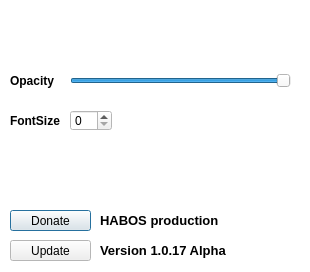
<?xml version="1.0" encoding="UTF-8"?>
<ui version="4.0">
 <class>Setting</class>
 <widget class="QDialog" name="Setting">
  <property name="geometry">
   <rect>
    <x>0</x>
    <y>0</y>
    <width>310</width>
    <height>272</height>
   </rect>
  </property>
  <property name="palette">
   <palette>
    <active>
     <colorrole role="Base">
      <brush brushstyle="SolidPattern">
       <color alpha="255">
        <red>255</red>
        <green>255</green>
        <blue>255</blue>
       </color>
      </brush>
     </colorrole>
     <colorrole role="Window">
      <brush brushstyle="SolidPattern">
       <color alpha="255">
        <red>255</red>
        <green>255</green>
        <blue>255</blue>
       </color>
      </brush>
     </colorrole>
    </active>
    <inactive>
     <colorrole role="Base">
      <brush brushstyle="SolidPattern">
       <color alpha="255">
        <red>255</red>
        <green>255</green>
        <blue>255</blue>
       </color>
      </brush>
     </colorrole>
     <colorrole role="Window">
      <brush brushstyle="SolidPattern">
       <color alpha="255">
        <red>255</red>
        <green>255</green>
        <blue>255</blue>
       </color>
      </brush>
     </colorrole>
    </inactive>
    <disabled>
     <colorrole role="Base">
      <brush brushstyle="SolidPattern">
       <color alpha="255">
        <red>255</red>
        <green>255</green>
        <blue>255</blue>
       </color>
      </brush>
     </colorrole>
     <colorrole role="Window">
      <brush brushstyle="SolidPattern">
       <color alpha="255">
        <red>255</red>
        <green>255</green>
        <blue>255</blue>
       </color>
      </brush>
     </colorrole>
    </disabled>
   </palette>
  </property>
  <property name="windowTitle">
   <string>Setting</string>
  </property>
  <property name="windowIcon">
   <iconset resource="Resource/resource.qrc">
    <normaloff>:/new/ICON/setting.png</normaloff>:/new/ICON/setting.png</iconset>
  </property>
  <widget class="QPushButton" name="theme_white">
   <property name="geometry">
    <rect>
     <x>10</x>
     <y>10</y>
     <width>51</width>
     <height>51</height>
    </rect>
   </property>
   <property name="palette">
    <palette>
     <active>
      <colorrole role="WindowText">
       <brush brushstyle="SolidPattern">
        <color alpha="255">
         <red>0</red>
         <green>0</green>
         <blue>0</blue>
        </color>
       </brush>
      </colorrole>
      <colorrole role="Button">
       <brush brushstyle="SolidPattern">
        <color alpha="255">
         <red>255</red>
         <green>255</green>
         <blue>255</blue>
        </color>
       </brush>
      </colorrole>
      <colorrole role="Light">
       <brush brushstyle="SolidPattern">
        <color alpha="255">
         <red>255</red>
         <green>255</green>
         <blue>255</blue>
        </color>
       </brush>
      </colorrole>
      <colorrole role="Midlight">
       <brush brushstyle="SolidPattern">
        <color alpha="255">
         <red>255</red>
         <green>255</green>
         <blue>255</blue>
        </color>
       </brush>
      </colorrole>
      <colorrole role="Dark">
       <brush brushstyle="SolidPattern">
        <color alpha="255">
         <red>127</red>
         <green>127</green>
         <blue>127</blue>
        </color>
       </brush>
      </colorrole>
      <colorrole role="Mid">
       <brush brushstyle="SolidPattern">
        <color alpha="255">
         <red>170</red>
         <green>170</green>
         <blue>170</blue>
        </color>
       </brush>
      </colorrole>
      <colorrole role="Text">
       <brush brushstyle="SolidPattern">
        <color alpha="255">
         <red>0</red>
         <green>0</green>
         <blue>0</blue>
        </color>
       </brush>
      </colorrole>
      <colorrole role="BrightText">
       <brush brushstyle="SolidPattern">
        <color alpha="255">
         <red>255</red>
         <green>255</green>
         <blue>255</blue>
        </color>
       </brush>
      </colorrole>
      <colorrole role="ButtonText">
       <brush brushstyle="SolidPattern">
        <color alpha="255">
         <red>0</red>
         <green>0</green>
         <blue>0</blue>
        </color>
       </brush>
      </colorrole>
      <colorrole role="Base">
       <brush brushstyle="SolidPattern">
        <color alpha="255">
         <red>255</red>
         <green>255</green>
         <blue>255</blue>
        </color>
       </brush>
      </colorrole>
      <colorrole role="Window">
       <brush brushstyle="SolidPattern">
        <color alpha="255">
         <red>255</red>
         <green>255</green>
         <blue>255</blue>
        </color>
       </brush>
      </colorrole>
      <colorrole role="Shadow">
       <brush brushstyle="SolidPattern">
        <color alpha="255">
         <red>0</red>
         <green>0</green>
         <blue>0</blue>
        </color>
       </brush>
      </colorrole>
      <colorrole role="AlternateBase">
       <brush brushstyle="SolidPattern">
        <color alpha="255">
         <red>255</red>
         <green>255</green>
         <blue>255</blue>
        </color>
       </brush>
      </colorrole>
      <colorrole role="ToolTipBase">
       <brush brushstyle="SolidPattern">
        <color alpha="255">
         <red>255</red>
         <green>255</green>
         <blue>220</blue>
        </color>
       </brush>
      </colorrole>
      <colorrole role="ToolTipText">
       <brush brushstyle="SolidPattern">
        <color alpha="255">
         <red>0</red>
         <green>0</green>
         <blue>0</blue>
        </color>
       </brush>
      </colorrole>
     </active>
     <inactive>
      <colorrole role="WindowText">
       <brush brushstyle="SolidPattern">
        <color alpha="255">
         <red>0</red>
         <green>0</green>
         <blue>0</blue>
        </color>
       </brush>
      </colorrole>
      <colorrole role="Button">
       <brush brushstyle="SolidPattern">
        <color alpha="255">
         <red>255</red>
         <green>255</green>
         <blue>255</blue>
        </color>
       </brush>
      </colorrole>
      <colorrole role="Light">
       <brush brushstyle="SolidPattern">
        <color alpha="255">
         <red>255</red>
         <green>255</green>
         <blue>255</blue>
        </color>
       </brush>
      </colorrole>
      <colorrole role="Midlight">
       <brush brushstyle="SolidPattern">
        <color alpha="255">
         <red>255</red>
         <green>255</green>
         <blue>255</blue>
        </color>
       </brush>
      </colorrole>
      <colorrole role="Dark">
       <brush brushstyle="SolidPattern">
        <color alpha="255">
         <red>127</red>
         <green>127</green>
         <blue>127</blue>
        </color>
       </brush>
      </colorrole>
      <colorrole role="Mid">
       <brush brushstyle="SolidPattern">
        <color alpha="255">
         <red>170</red>
         <green>170</green>
         <blue>170</blue>
        </color>
       </brush>
      </colorrole>
      <colorrole role="Text">
       <brush brushstyle="SolidPattern">
        <color alpha="255">
         <red>0</red>
         <green>0</green>
         <blue>0</blue>
        </color>
       </brush>
      </colorrole>
      <colorrole role="BrightText">
       <brush brushstyle="SolidPattern">
        <color alpha="255">
         <red>255</red>
         <green>255</green>
         <blue>255</blue>
        </color>
       </brush>
      </colorrole>
      <colorrole role="ButtonText">
       <brush brushstyle="SolidPattern">
        <color alpha="255">
         <red>0</red>
         <green>0</green>
         <blue>0</blue>
        </color>
       </brush>
      </colorrole>
      <colorrole role="Base">
       <brush brushstyle="SolidPattern">
        <color alpha="255">
         <red>255</red>
         <green>255</green>
         <blue>255</blue>
        </color>
       </brush>
      </colorrole>
      <colorrole role="Window">
       <brush brushstyle="SolidPattern">
        <color alpha="255">
         <red>255</red>
         <green>255</green>
         <blue>255</blue>
        </color>
       </brush>
      </colorrole>
      <colorrole role="Shadow">
       <brush brushstyle="SolidPattern">
        <color alpha="255">
         <red>0</red>
         <green>0</green>
         <blue>0</blue>
        </color>
       </brush>
      </colorrole>
      <colorrole role="AlternateBase">
       <brush brushstyle="SolidPattern">
        <color alpha="255">
         <red>255</red>
         <green>255</green>
         <blue>255</blue>
        </color>
       </brush>
      </colorrole>
      <colorrole role="ToolTipBase">
       <brush brushstyle="SolidPattern">
        <color alpha="255">
         <red>255</red>
         <green>255</green>
         <blue>220</blue>
        </color>
       </brush>
      </colorrole>
      <colorrole role="ToolTipText">
       <brush brushstyle="SolidPattern">
        <color alpha="255">
         <red>0</red>
         <green>0</green>
         <blue>0</blue>
        </color>
       </brush>
      </colorrole>
     </inactive>
     <disabled>
      <colorrole role="WindowText">
       <brush brushstyle="SolidPattern">
        <color alpha="255">
         <red>127</red>
         <green>127</green>
         <blue>127</blue>
        </color>
       </brush>
      </colorrole>
      <colorrole role="Button">
       <brush brushstyle="SolidPattern">
        <color alpha="255">
         <red>255</red>
         <green>255</green>
         <blue>255</blue>
        </color>
       </brush>
      </colorrole>
      <colorrole role="Light">
       <brush brushstyle="SolidPattern">
        <color alpha="255">
         <red>255</red>
         <green>255</green>
         <blue>255</blue>
        </color>
       </brush>
      </colorrole>
      <colorrole role="Midlight">
       <brush brushstyle="SolidPattern">
        <color alpha="255">
         <red>255</red>
         <green>255</green>
         <blue>255</blue>
        </color>
       </brush>
      </colorrole>
      <colorrole role="Dark">
       <brush brushstyle="SolidPattern">
        <color alpha="255">
         <red>127</red>
         <green>127</green>
         <blue>127</blue>
        </color>
       </brush>
      </colorrole>
      <colorrole role="Mid">
       <brush brushstyle="SolidPattern">
        <color alpha="255">
         <red>170</red>
         <green>170</green>
         <blue>170</blue>
        </color>
       </brush>
      </colorrole>
      <colorrole role="Text">
       <brush brushstyle="SolidPattern">
        <color alpha="255">
         <red>127</red>
         <green>127</green>
         <blue>127</blue>
        </color>
       </brush>
      </colorrole>
      <colorrole role="BrightText">
       <brush brushstyle="SolidPattern">
        <color alpha="255">
         <red>255</red>
         <green>255</green>
         <blue>255</blue>
        </color>
       </brush>
      </colorrole>
      <colorrole role="ButtonText">
       <brush brushstyle="SolidPattern">
        <color alpha="255">
         <red>127</red>
         <green>127</green>
         <blue>127</blue>
        </color>
       </brush>
      </colorrole>
      <colorrole role="Base">
       <brush brushstyle="SolidPattern">
        <color alpha="255">
         <red>255</red>
         <green>255</green>
         <blue>255</blue>
        </color>
       </brush>
      </colorrole>
      <colorrole role="Window">
       <brush brushstyle="SolidPattern">
        <color alpha="255">
         <red>255</red>
         <green>255</green>
         <blue>255</blue>
        </color>
       </brush>
      </colorrole>
      <colorrole role="Shadow">
       <brush brushstyle="SolidPattern">
        <color alpha="255">
         <red>0</red>
         <green>0</green>
         <blue>0</blue>
        </color>
       </brush>
      </colorrole>
      <colorrole role="AlternateBase">
       <brush brushstyle="SolidPattern">
        <color alpha="255">
         <red>255</red>
         <green>255</green>
         <blue>255</blue>
        </color>
       </brush>
      </colorrole>
      <colorrole role="ToolTipBase">
       <brush brushstyle="SolidPattern">
        <color alpha="255">
         <red>255</red>
         <green>255</green>
         <blue>220</blue>
        </color>
       </brush>
      </colorrole>
      <colorrole role="ToolTipText">
       <brush brushstyle="SolidPattern">
        <color alpha="255">
         <red>0</red>
         <green>0</green>
         <blue>0</blue>
        </color>
       </brush>
      </colorrole>
     </disabled>
    </palette>
   </property>
   <property name="text">
    <string/>
   </property>
   <property name="icon">
    <iconset resource="Resource/resource.qrc">
     <normaloff>:/new/UI/W_Circle.png</normaloff>:/new/UI/W_Circle.png</iconset>
   </property>
   <property name="iconSize">
    <size>
     <width>50</width>
     <height>50</height>
    </size>
   </property>
   <property name="autoDefault">
    <bool>false</bool>
   </property>
   <property name="default">
    <bool>false</bool>
   </property>
   <property name="flat">
    <bool>true</bool>
   </property>
  </widget>
  <widget class="QPushButton" name="theme_yellow">
   <property name="geometry">
    <rect>
     <x>70</x>
     <y>10</y>
     <width>51</width>
     <height>51</height>
    </rect>
   </property>
   <property name="text">
    <string/>
   </property>
   <property name="icon">
    <iconset resource="Resource/resource.qrc">
     <normaloff>:/new/UI/Y_Circle.png</normaloff>:/new/UI/Y_Circle.png</iconset>
   </property>
   <property name="iconSize">
    <size>
     <width>50</width>
     <height>50</height>
    </size>
   </property>
   <property name="autoDefault">
    <bool>false</bool>
   </property>
   <property name="flat">
    <bool>true</bool>
   </property>
  </widget>
  <widget class="QPushButton" name="theme_pink">
   <property name="geometry">
    <rect>
     <x>130</x>
     <y>10</y>
     <width>51</width>
     <height>51</height>
    </rect>
   </property>
   <property name="text">
    <string/>
   </property>
   <property name="icon">
    <iconset resource="Resource/resource.qrc">
     <normaloff>:/new/UI/P_Circle.png</normaloff>:/new/UI/P_Circle.png</iconset>
   </property>
   <property name="iconSize">
    <size>
     <width>50</width>
     <height>50</height>
    </size>
   </property>
   <property name="autoDefault">
    <bool>false</bool>
   </property>
   <property name="flat">
    <bool>true</bool>
   </property>
  </widget>
  <widget class="QPushButton" name="theme_blue">
   <property name="geometry">
    <rect>
     <x>190</x>
     <y>10</y>
     <width>51</width>
     <height>51</height>
    </rect>
   </property>
   <property name="text">
    <string/>
   </property>
   <property name="icon">
    <iconset resource="Resource/resource.qrc">
     <normaloff>:/new/UI/B_Circle.png</normaloff>:/new/UI/B_Circle.png</iconset>
   </property>
   <property name="iconSize">
    <size>
     <width>50</width>
     <height>50</height>
    </size>
   </property>
   <property name="autoDefault">
    <bool>false</bool>
   </property>
   <property name="flat">
    <bool>true</bool>
   </property>
  </widget>
  <widget class="QPushButton" name="theme_green">
   <property name="geometry">
    <rect>
     <x>250</x>
     <y>10</y>
     <width>51</width>
     <height>51</height>
    </rect>
   </property>
   <property name="text">
    <string/>
   </property>
   <property name="icon">
    <iconset resource="Resource/resource.qrc">
     <normaloff>:/new/UI/G_Circle.png</normaloff>:/new/UI/G_Circle.png</iconset>
   </property>
   <property name="iconSize">
    <size>
     <width>50</width>
     <height>50</height>
    </size>
   </property>
   <property name="autoDefault">
    <bool>false</bool>
   </property>
   <property name="flat">
    <bool>true</bool>
   </property>
  </widget>
  <widget class="QSlider" name="horizontalSlider">
   <property name="geometry">
    <rect>
     <x>70</x>
     <y>70</y>
     <width>221</width>
     <height>21</height>
    </rect>
   </property>
   <property name="minimum">
    <number>30</number>
   </property>
   <property name="maximum">
    <number>100</number>
   </property>
   <property name="value">
    <number>100</number>
   </property>
   <property name="orientation">
    <enum>Qt::Horizontal</enum>
   </property>
  </widget>
  <widget class="QLabel" name="label">
   <property name="geometry">
    <rect>
     <x>100</x>
     <y>240</y>
     <width>191</width>
     <height>21</height>
    </rect>
   </property>
   <property name="font">
    <font>
     <pointsize>10</pointsize>
     <weight>75</weight>
     <bold>true</bold>
    </font>
   </property>
   <property name="text">
    <string>Version 1.0.17 Alpha</string>
   </property>
  </widget>
  <widget class="QLabel" name="label_3">
   <property name="geometry">
    <rect>
     <x>100</x>
     <y>210</y>
     <width>191</width>
     <height>21</height>
    </rect>
   </property>
   <property name="font">
    <font>
     <pointsize>10</pointsize>
     <weight>75</weight>
     <bold>true</bold>
    </font>
   </property>
   <property name="text">
    <string>HABOS production</string>
   </property>
  </widget>
  <widget class="QPushButton" name="pushButton">
   <property name="geometry">
    <rect>
     <x>10</x>
     <y>210</y>
     <width>81</width>
     <height>21</height>
    </rect>
   </property>
   <property name="text">
    <string>Donate</string>
   </property>
  </widget>
  <widget class="QPushButton" name="pushButton_2">
   <property name="geometry">
    <rect>
     <x>10</x>
     <y>240</y>
     <width>81</width>
     <height>21</height>
    </rect>
   </property>
   <property name="text">
    <string>Update</string>
   </property>
  </widget>
  <widget class="QSpinBox" name="spinBox">
   <property name="geometry">
    <rect>
     <x>70</x>
     <y>110</y>
     <width>42</width>
     <height>21</height>
    </rect>
   </property>
  </widget>
  <widget class="QLabel" name="label_2">
   <property name="geometry">
    <rect>
     <x>10</x>
     <y>110</y>
     <width>51</width>
     <height>21</height>
    </rect>
   </property>
   <property name="font">
    <font>
     <weight>75</weight>
     <bold>true</bold>
    </font>
   </property>
   <property name="text">
    <string>FontSize</string>
   </property>
  </widget>
  <widget class="QLabel" name="label_4">
   <property name="geometry">
    <rect>
     <x>10</x>
     <y>70</y>
     <width>51</width>
     <height>21</height>
    </rect>
   </property>
   <property name="font">
    <font>
     <weight>75</weight>
     <bold>true</bold>
    </font>
   </property>
   <property name="text">
    <string>Opacity</string>
   </property>
  </widget>
 </widget>
 <resources>
  <include location="Resource/resource.qrc"/>
 </resources>
 <connections/>
</ui>
